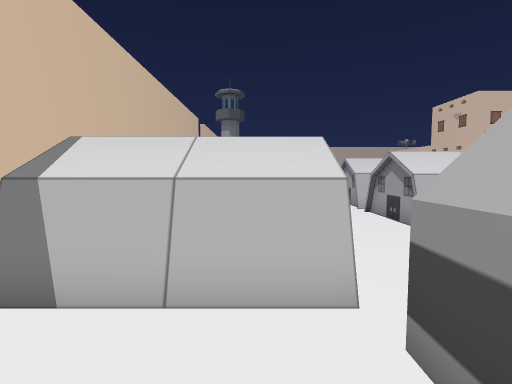
[1] (above)

24 first-person views from a walk through a scene from a Unity 3-D project. The camera is 1.4 m above the floor, tilts 4° down and sees 85° across. The floor is counted in squares, 1 m on a side. Each view is taken from the middle of a square. On the plan, view 1 faces up. The plan holds only what a view shows up to about 14 squares ahead; the rest is blank. The place goes on beyond the plan. Some surface patterns are stand-ins.

[2]
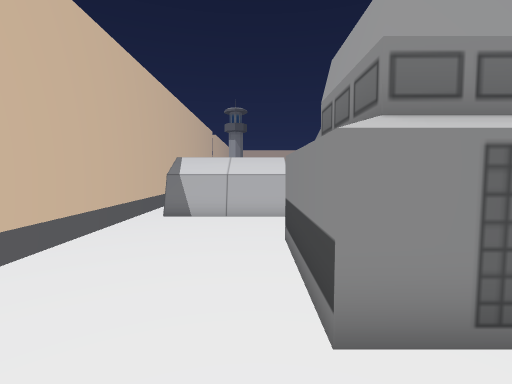

[3]
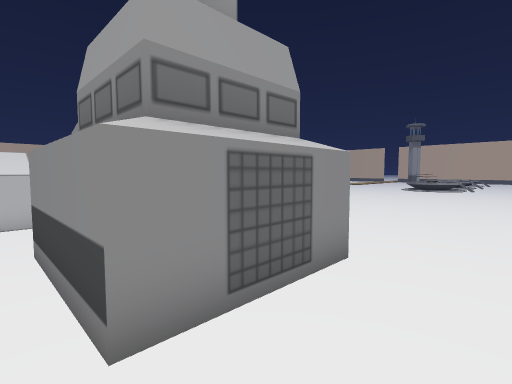

[4]
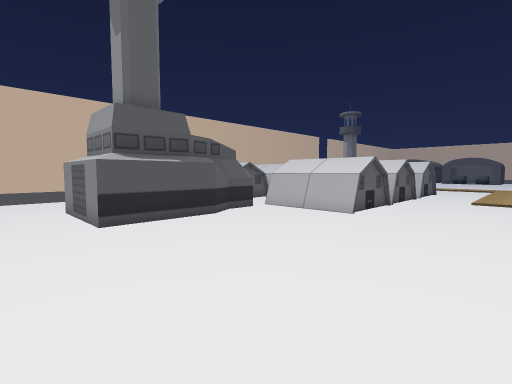

[5]
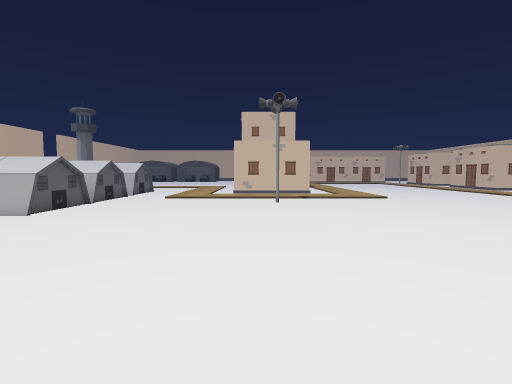

[6]
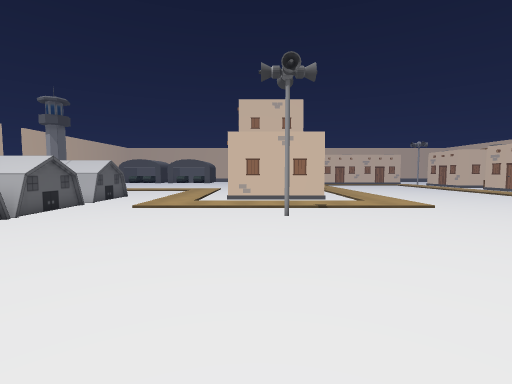

[7]
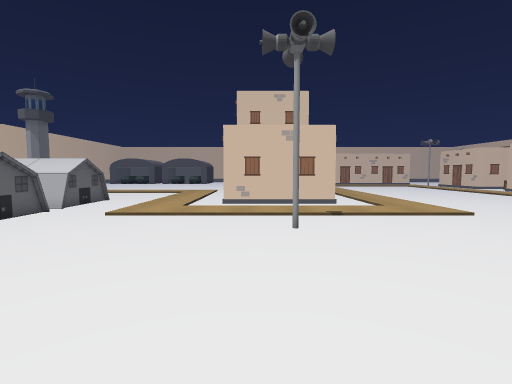

[8]
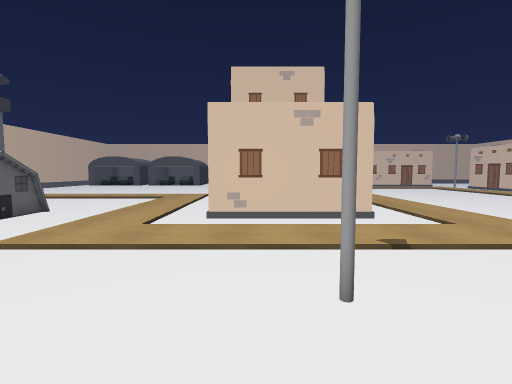

[9]
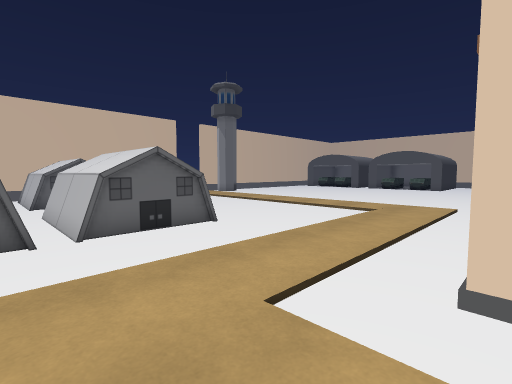

[10]
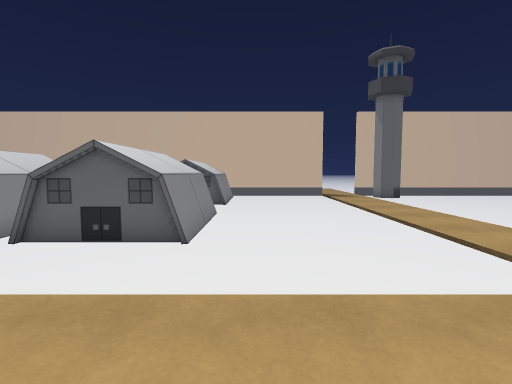

[11]
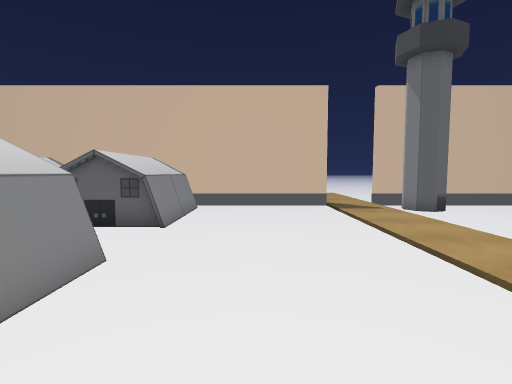

[12]
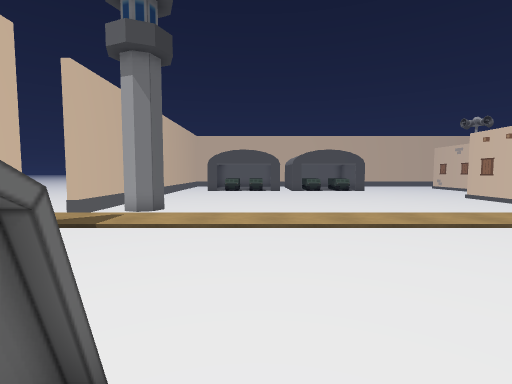

[13]
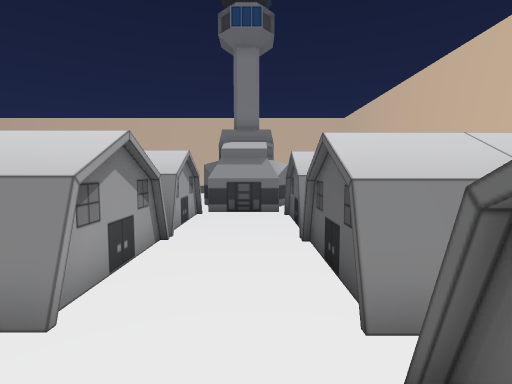

[14]
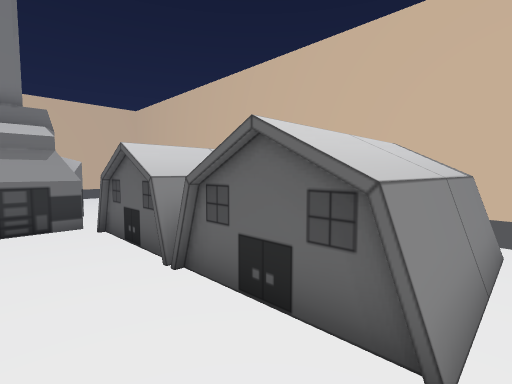

[15]
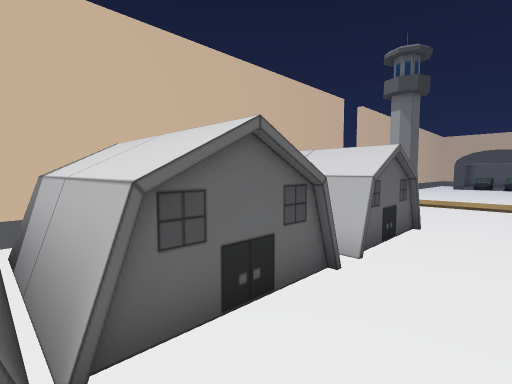

[16]
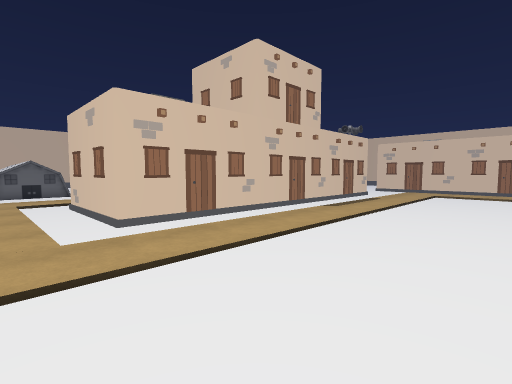

[17]
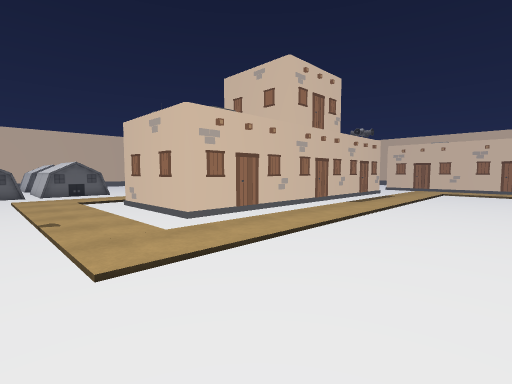

[18]
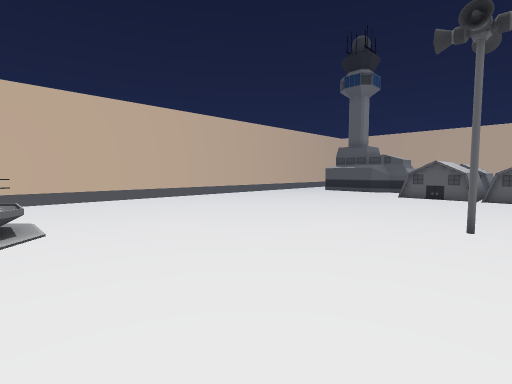

[19]
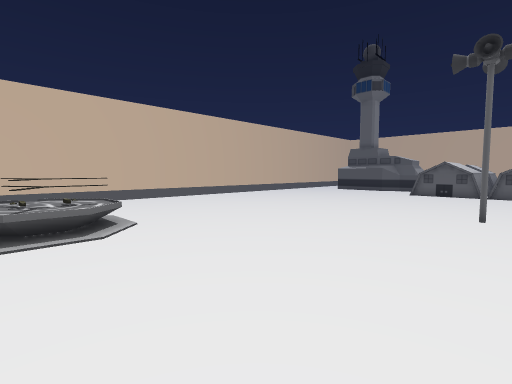

[20]
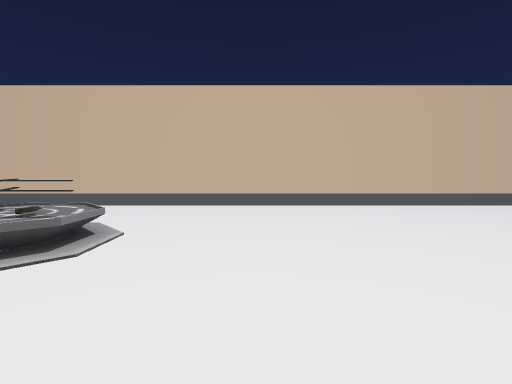

[21]
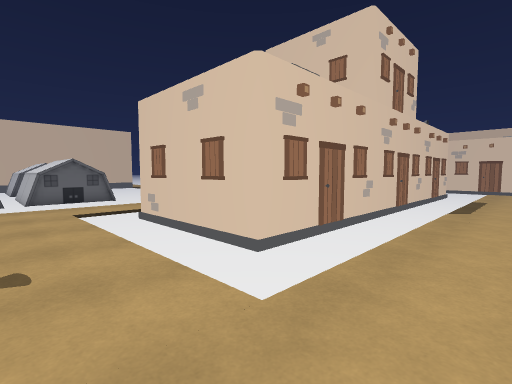

[22]
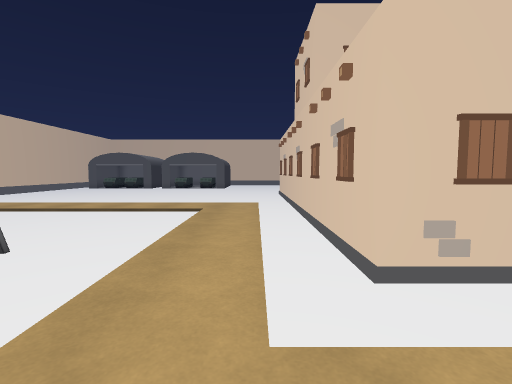

[23]
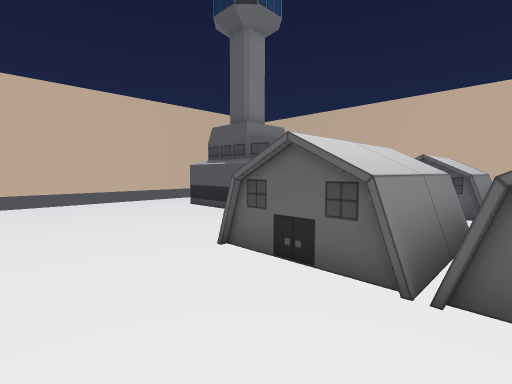

[24]
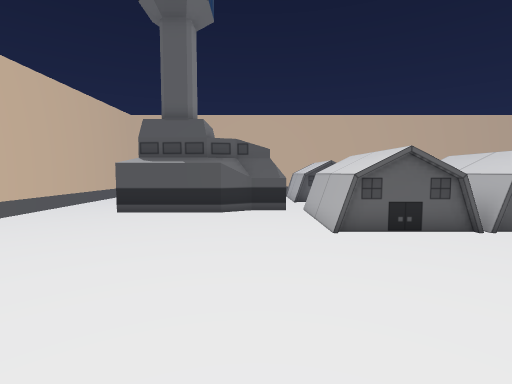

### Floor plan
Key: @ floor where view 1 was taken; # wall or solid block; x gap in a wall; . floor; / step, stairs or slope; O other object.
Columns run from 5 left of view 1 to 26 right of it. Each row starts with its distance up from view 1.
 26  #.................#    O.. ...
 25  #.................#    .......
 24  #.................#    O......
 23  #.................#    O......
 22 .#x#...............O   O.......
 21 ...................O    O.......
 20 ...................#    ........
 19  #.................O   #O.......
 18  #.................OO O#........
 17  #.................#   #........
 16  #.................#   #O.......
 15  #.................#   #........
 14  #.................#   #O.......
 13  #OOOOO..OOOOO.....#####........
 12  #OOOOO..OOOOO..................
 11  #OOOOO..OOOOO..................
 10  #..............................
  9  #OOOOO..OOOOO.................
  8  #OOOOO..OOOOO..................
  7  #OOOOO..OOOOO.......#..........
  6  #OOOOO..O  OO..................
  5  #OOOOO..OOOOO..................
  4  #OOOOO..OOOOO..................
  3  #OOOOO..OOOOO..................
  2  #....####......................
  1  #....####...................O O
  0  #...@####..................OOO
 -1  #....#  #................... OO
 -2  #....#  #.................../ O
 -3  #....#  #..................../
 -4  #....####.....................
 -5  #.............................
 -6      ...........................
 -7      ###########################

Positions as (right, up) in squares from view 1, and headings:
1: (0, 0), facing up
2: (0, -6), facing up
3: (0, -6), facing up-right
4: (12, -6), facing up-left
5: (15, -6), facing up
6: (15, -2), facing up
7: (15, 0), facing up
8: (15, 4), facing up
9: (14, 9), facing up-left
10: (13, 15), facing left
11: (8, 16), facing left
12: (2, 12), facing up
13: (2, 12), facing down
14: (3, 10), facing down-left
15: (3, 6), facing up-left
16: (26, 10), facing up-left
17: (26, 8), facing up-left
18: (24, 8), facing down-left
19: (26, 8), facing down-left
20: (20, 5), facing down
21: (22, 9), facing up-left
22: (12, 9), facing up
23: (11, 7), facing down-left
24: (14, 1), facing left
